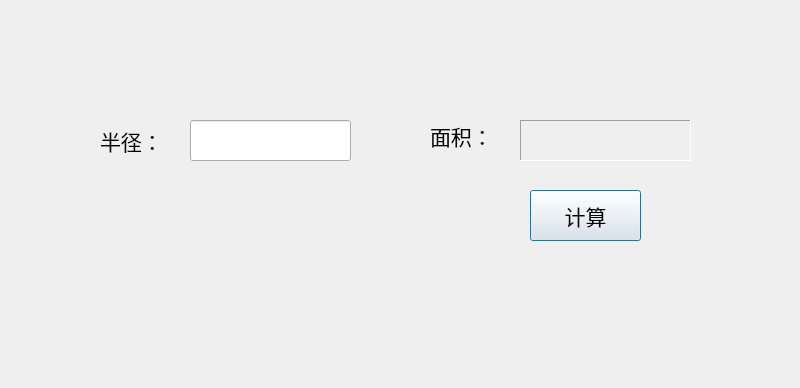
<?xml version="1.0" encoding="UTF-8"?>
<ui version="4.0">
 <class>Dialog</class>
 <widget class="QDialog" name="Dialog">
  <property name="geometry">
   <rect>
    <x>0</x>
    <y>0</y>
    <width>800</width>
    <height>388</height>
   </rect>
  </property>
  <property name="font">
   <font>
    <family>宋体</family>
    <pointsize>16</pointsize>
    <weight>50</weight>
    <bold>false</bold>
    <kerning>true</kerning>
   </font>
  </property>
  <property name="windowTitle">
   <string>Dialog</string>
  </property>
  <widget class="QLabel" name="radiusLabel">
   <property name="geometry">
    <rect>
     <x>100</x>
     <y>120</y>
     <width>71</width>
     <height>41</height>
    </rect>
   </property>
   <property name="text">
    <string>半径：</string>
   </property>
  </widget>
  <widget class="QLabel" name="areaLabel_1">
   <property name="geometry">
    <rect>
     <x>430</x>
     <y>120</y>
     <width>61</width>
     <height>31</height>
    </rect>
   </property>
   <property name="text">
    <string>面积：</string>
   </property>
  </widget>
  <widget class="QLabel" name="areaLabel_2">
   <property name="geometry">
    <rect>
     <x>520</x>
     <y>120</y>
     <width>171</width>
     <height>41</height>
    </rect>
   </property>
   <property name="frameShape">
    <enum>QFrame::Panel</enum>
   </property>
   <property name="frameShadow">
    <enum>QFrame::Sunken</enum>
   </property>
   <property name="text">
    <string/>
   </property>
  </widget>
  <widget class="QPushButton" name="countBtn">
   <property name="geometry">
    <rect>
     <x>530</x>
     <y>190</y>
     <width>111</width>
     <height>51</height>
    </rect>
   </property>
   <property name="text">
    <string>计算</string>
   </property>
  </widget>
  <widget class="QLineEdit" name="radiusLineEdit">
   <property name="geometry">
    <rect>
     <x>190</x>
     <y>120</y>
     <width>161</width>
     <height>41</height>
    </rect>
   </property>
  </widget>
 </widget>
 <resources/>
 <connections/>
</ui>
